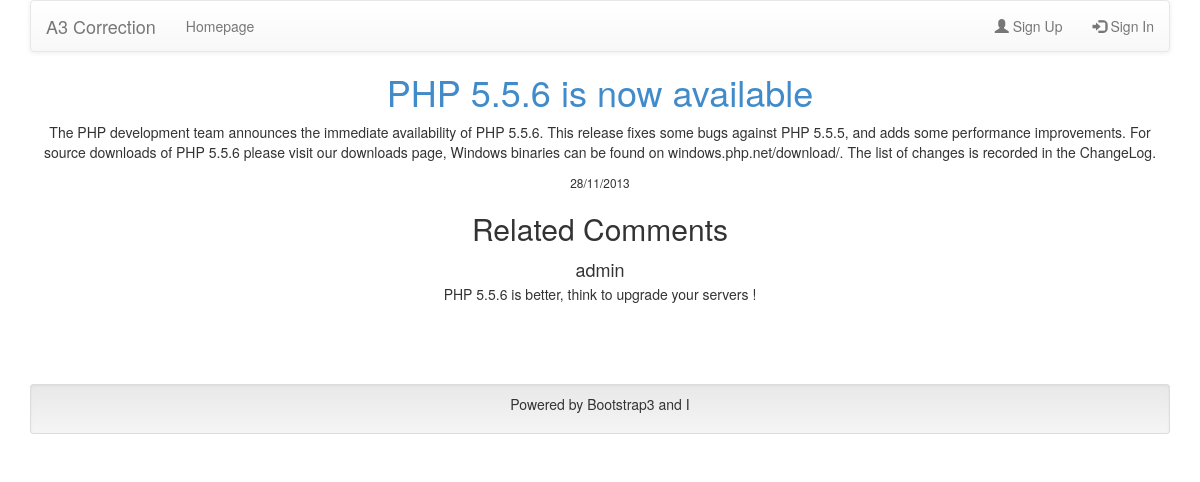
Screenshot of /article.php?id=1 with the database file from the repository.
### tables this page shows
CREATE TABLE `article` (
  `id` int(10) unsigned NOT NULL AUTO_INCREMENT,
  `title` varchar(255) NOT NULL,
  `content` text NOT NULL,
  `author` int(11) NOT NULL,
  `date` datetime NOT NULL,
  `enabled` int(1) NOT NULL DEFAULT '0',
  PRIMARY KEY (`id`)
);

CREATE TABLE `comment` (
  `id` int(10) unsigned NOT NULL AUTO_INCREMENT,
  `content` text NOT NULL,
  `author` int(11) NOT NULL,
  `article` int(11) NOT NULL,
  PRIMARY KEY (`id`)
);

CREATE TABLE `user` (
  `id` int(10) unsigned NOT NULL AUTO_INCREMENT,
  `name` varchar(255) NOT NULL,
  `password` varchar(255) NOT NULL,
  `role` varchar(50) NOT NULL,
  PRIMARY KEY (`id`)
);

### article.php (called while the page is built, shortened)
<?php
require '_header.php';
$id = (int) $_GET['id'];
$articleManager = new ArticleManager($pdo);
$article = $articleManager->find($id);
$commentManager = new CommentManager($pdo);
$comments = $commentManager->findAllByArticle($article->getId());
$userManager = new UserManager($pdo);
include 'template/_header.php';
include 'template/show-article.php';
include 'template/list-comments.php';
include 'template/_footer.php';

### Class/BaseManager.php (called while the page is built, shortened)
<?php
abstract class BaseManager
{
    public function __construct(\PDO $pdo)
    {
        $this->pdo = $pdo;
    }
    private function getEntity()
    {
        $reflectionObject = new ReflectionObject($this);
        $className = $reflectionObject->getName();
        return $className::ENTITY;
    }
    public function __call($name, $arguments)
    {
        switch (true):
            case (0 === strpos($name, 'findAllBy')):
                $by = substr($name, 9);
                $method = 'findAllBy';
                break;
        endswitch;
        $by = lcfirst($by);
        if (property_exists(new $entity, $by)) {
            return $this->$method($by, $arguments[0]);
        } else {
            throw new InvalidArgumentException(sprintf(
                'Property %s doesn\'t exist in class Article',
                $by
            ));
        }
    }
}

### Entity/CommentManager.php (called while the page is built, shortened)
<?php
class CommentManager extends BaseManager
{
    protected function findAllBy($attribute, $value)
    {
        $sql = 'SELECT * FROM '.self::TABLE.' WHERE '.$attribute.' = :value';
        $prepare = $this->pdo->prepare($sql);
        $query = $prepare->execute(array(
            ':value'        => $value,
        ));
        if ($query) {
            $result = $prepare->fetchAll(\PDO::FETCH_ASSOC);
            $comments = array();
            foreach ($result as $comment) {
                $comments[] = new Comment($comment);
            }
            return $comments;
        } else
            return false;
    }
}

### Entity/Article.php (called while the page is built, shortened)
<?php
class Article extends BaseHydrate
{
    private $id;
    private $title;
    private $content;
    private $date;
    public function setContent($content)
    {
        if (is_string($content))
            $this->content = $content;
        else
            throw new Exception('$content must be a string!');
    }
    public function getContent()
    {
        return $this->content;
    }
    public function setDate($argument)
    {
        if ($argument instanceof \DateTime)
            $this->date = $argument;
        else
            $this->date = new DateTime($argument);
    }
    public function getDate()
    {
        return $this->date;
    }
    public function setId($id)
    {
        $this->id = (int) $id;
    }
    public function getId()
    {
        return $this->id;
    }
    public function setTitle($title)
    {
        if (is_string($title))
            $this->title = $title;
        else
            throw new Exception('$title must be a string!');
    }
    public function getTitle()
    {
        return $this->title;
    }
}

### Entity/ArticleManager.php (called while the page is built, shortened)
<?php
class ArticleManager extends BaseManager
{
    public function find($id)
    {
        $sql = 'SELECT * FROM '.self::TABLE.' WHERE id = '.$this->pdo->quote($id, \PDO::PARAM_INT);
        $query = $this->pdo->query($sql);
        $result = $query->fetch(\PDO::FETCH_ASSOC);
        return new Article($result);
    }
}

### autoload.php (called while the page is built, shortened)
<?php
spl_autoload_register(function($className){
    $directories = array(
        'Class',
        'Entity',
    );
    foreach ($directories as $directory) {
        $fileName = $className.'.php';
        $path = $directory.'/'.$fileName;
        if (is_file($path)) {
            break;
        }
    }
});

### Class/BaseHydrate.php (called while the page is built, shortened)
<?php
abstract class BaseHydrate
{
    protected function hydrate(array $data)
    {
        foreach($data as $attribute => $value) {
            $method = 'set'.ucfirst($attribute);
        }
    }
}

### Entity/Comment.php (called while the page is built, shortened)
<?php
class Comment extends BaseHydrate
{
    private $content;
    private $author;
    public function setAuthor($author)
    {
        $this->author = (int) $author;
    }
    public function getAuthor()
    {
        return $this->author;
    }
    public function setContent($content)
    {
        if (is_string($content))
            $this->content = $content;
        else
            throw new Exception('$content must be a string!');
    }
    public function getContent()
    {
        return $this->content;
    }
}

### Entity/UserManager.php (called while the page is built, shortened)
<?php
class UserManager extends BaseManager
{
    public function find($id)
    {
        $sql = 'SELECT * FROM '.self::TABLE.' WHERE id = '.$this->pdo->quote($id, \PDO::PARAM_INT);
        $query = $this->pdo->query($sql);
        $result = $query->fetch(\PDO::FETCH_ASSOC);
        return new User($result);
    }
}

### Entity/User.php (called while the page is built, shortened)
<?php
class User extends BaseHydrate
{
    private $name;
    public function setName($name)
    {
        if (is_string($name))
            $this->name = $name;
        else
            throw new Exception('$name must be a string!');
    }
    public function getName()
    {
        return $this->name;
    }
    public static function isPasswordHashed($password)
    {
        if (strlen($password) == 40)
            return true;
        else
            return false;
    }
}

### template/show-article.php (the view)
<article class="text-center">
    <h1><a href="article.php?id=<?= $article->getId(); ?>"><?= $article->getTitle(); ?></a></h1>
    <p><?= $article->getContent(); ?></p>
    <small><?= $article->getDate()->format(\DateTimeFormat::DATE_FRENCH); ?></small>
</article>

### template/list-comments.php
<h2>Related Comments</h2>
<?php
if (count($comments) > 0) {
    foreach ($comments as $comment) { ?>
        <div class="media text-center">
            <?php
                $author_id = $comment->getAuthor();
                $author = $userManager->find($author_id);
            ?>
            <div class="media-body">
                <h4 class="media-heading"><?= $author->getName(); ?></small></h4>
                <p><?= $comment->getContent(); ?></p>
            </div>
        </div>
    <?php }
} else {
    echo "<p class='text-center'>No comment</p>";
}
?>

### template/css/style.css (style rules this page uses)
h1, h2 { text-align: center; }

### rows the page displays
article: title "PHP 5.5.6 is now available", content "The PHP development team announces the immediate availability of PHP 5.5.6. This release fixes some bugs against PHP 5.5.5, and adds some performance improvements. For source downloads of PHP 5.5.6 please visit our downloads page, Windows binaries can be found on windows.php.net/download/. The list of changes is recorded in the ChangeLog.", date "28/11/2013"
comment: user.name "admin", content "PHP 5.5.6 is better, think to upgrade your servers !"
